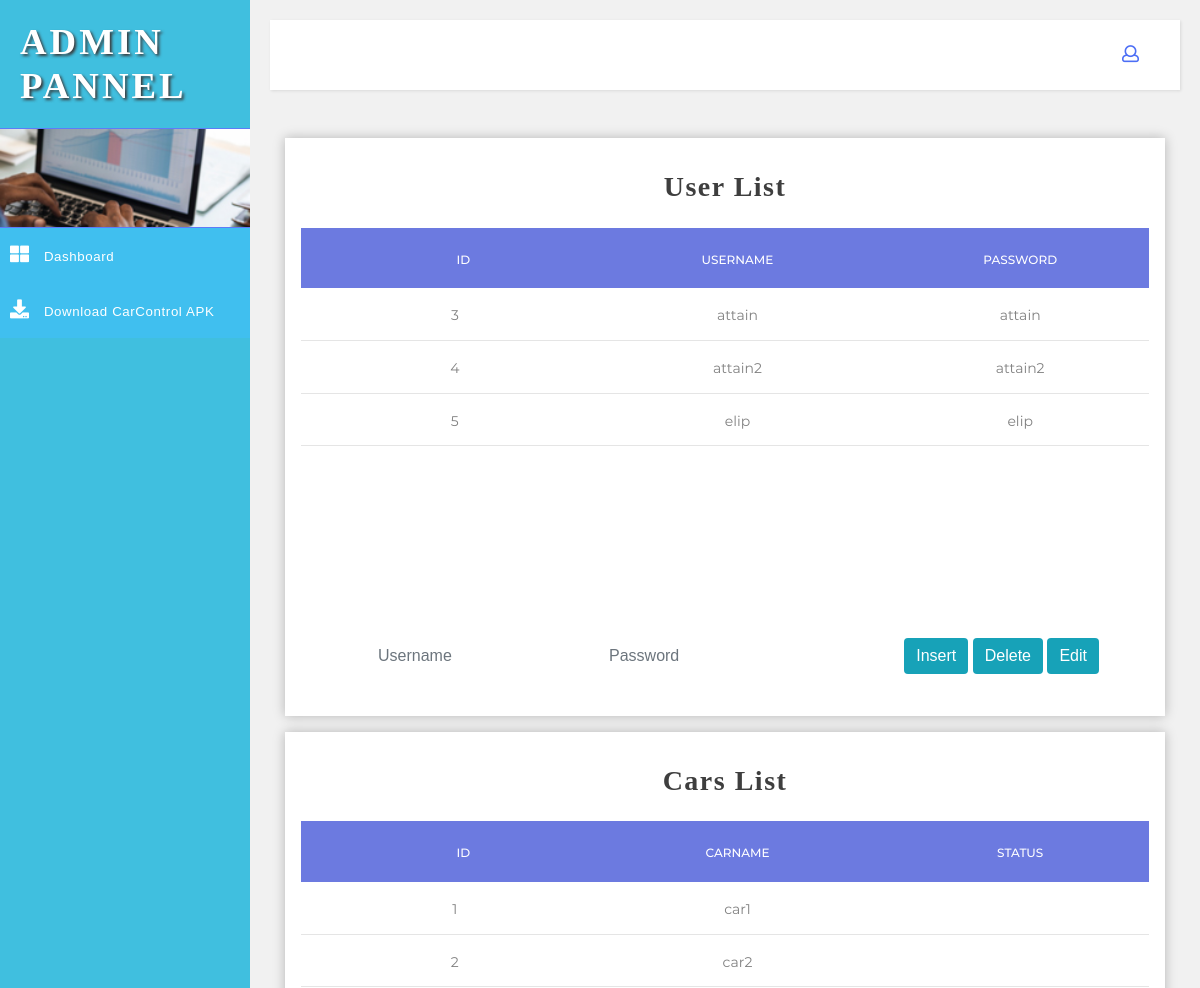
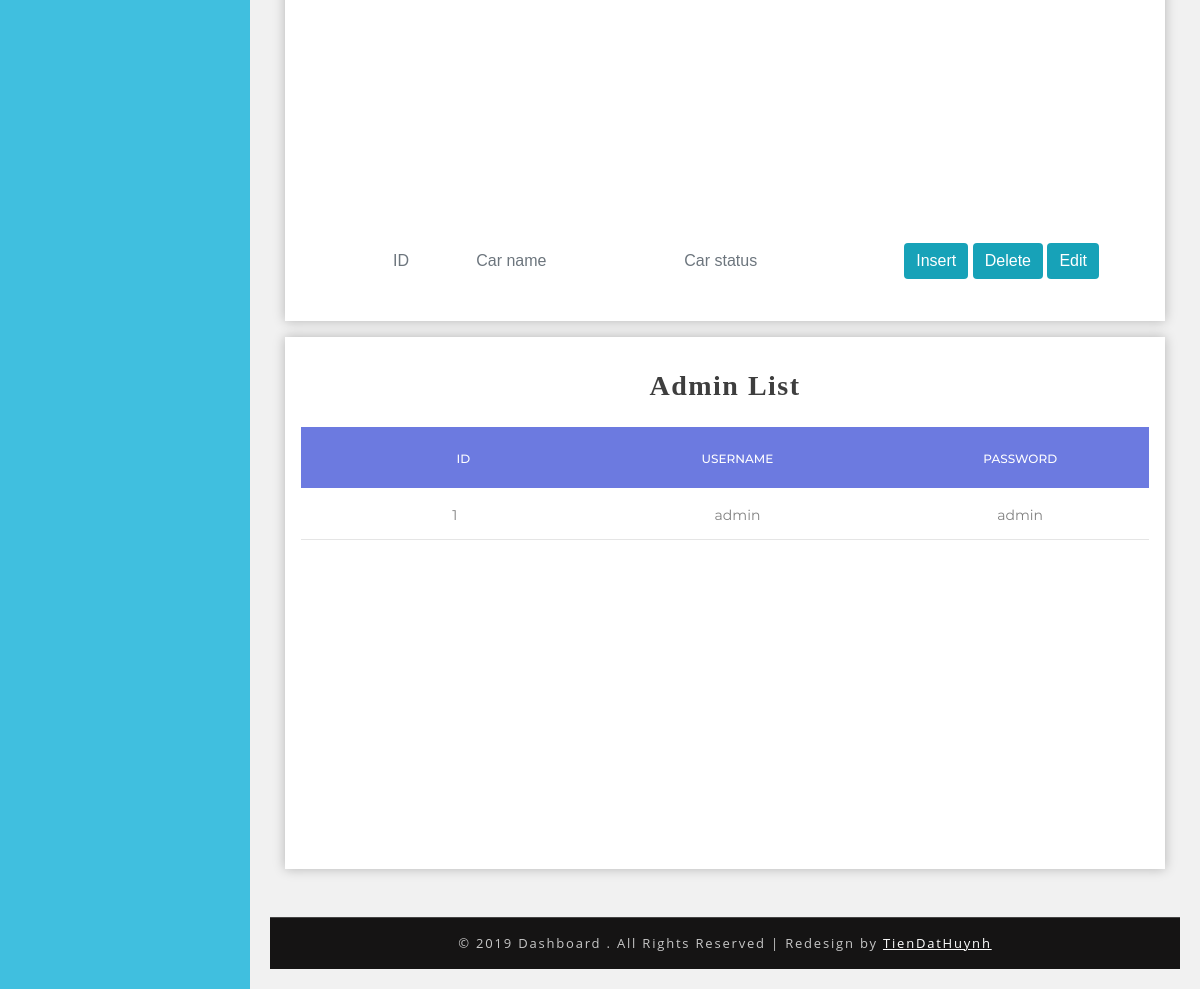
Screenshot of /dieukhienxe/index.php (signed in) with the database file from the repository (2 pictures, top to bottom).
### tables this page shows
CREATE TABLE `users` (
  `id` int(11) NOT NULL AUTO_INCREMENT,
  `user_name` varchar(45) NOT NULL,
  `user_password` varchar(45) NOT NULL,
  PRIMARY KEY (`id`)
);

CREATE TABLE `cars` (
  `id` int(11) NOT NULL AUTO_INCREMENT,
  `name` varchar(45) NOT NULL,
  `isOnline` int(11) NOT NULL,
  PRIMARY KEY (`id`)
);

### dieukhienxe/lib/db_connect.php (called while the page is built, shortened)
<?php
    class DbConnect{
        private $connect;
        public function __construct() {
            $this->connect = mysqli_connect(DB_HOST, DB_USER, DB_PASSWORD, DB_NAME);
        }
        public function getDb() {
            return $this->connect;
        }
    }
?>

### dieukhienxe/index.php (the view, shortened to what this page needs)
<?php
        require "lib/header.php";
        include_once 'lib/db_connect.php';
        function get_Dbtable($table_name)
        {
                $db = new DbConnect();
                $db_table1 = "users";
                $db_table2 = "admin_user";
                if ($table_name == "admin")
                {
                        $query = "SELECT * FROM ".$db_table2;
                        $table_id = "admin";
                }
                else{
                        $query = "SELECT * FROM ".$db_table1;
                        $table_id = "user";
                }
                echo '
                <div class="table100 ver3 m-b-110" id="'.$table_id.'">
                <table data-vertable="ver3">
                        <thead>
                        <tr class="row100 head">
                                <th class="column100 column1">ID</th>
                                <th class="column100 column2">Username</th>
                                <th class="column100 column3">Password</th>
                        </tr>
                        </thead>
                        <tbody>';
                if ($result = mysqli_query($db->getDb(), $query))
                {
                        while ($row = $result->fetch_assoc())
                        {
                                $field1name = $row["id"];
                                $field2name = $row["user_name"];
                                $field3name = $row["user_password"];
                                echo '
                                <tr class="row100">
                                        <td class="column100" id="id1">'.$field1name.'</td>
                                        <td class="column100" id="username1">'.$field2name.'</td>
                                        <td class="column100" id="password1">'.$field3name.'</td>
                                </tr>';
                        }
                }
                echo '
                        </tbody>
                </table>
                </div>';
        }
        function get_Cars() {
                $db = new DbConnect();
                $query = "SELECT * FROM cars";
                echo '
                <div class="table100 ver3 m-b-110" id="car">
                <table data-vertable="ver3">
                        <thead>
                        <tr class="row100 head">
                                <th class="column100 column1">ID</th>
                                <th class="column100 column2">Carname</th>
                                <th class="column100 column3">Status</th>
                        </tr>
                        </thead>
                        <tbody>';
                if ($result = mysqli_query($db->getDb(), $query))
                {
                        while ($row = $result->fetch_assoc())
                        {
                                $field1name = $row["id"];
                                $field2name = $row["name"];
                                $field3name = $row["state"];
                                echo '
                                <tr class="row100">
                                        <td class="column100" id="carid">'.$field1name.'</td>
                                        <td class="column100" id="carname">'.$field2name.'</td>
                                        <td class="column100" id="carstate">'.$field3name.'</td>
                                </tr>';
                        }
                }
                echo '
                        </tbody>
                </table>
                </div>';
        }
?>
            <div class="container-fluid">
                <div class="outer-w3-agile col-xl mt-3">
                        <h4 class="tittle-w3-agileits mb-4">User List</h4>
                        <?php get_Dbtable("user"); ?>
                        <form action="index.php" method="POST">
                                <div class="container-edit">
                                        <div class="container-edittext">
                                                <ul class="top-icons-agileits-w3layouts float-left container">
                                                        <div class="row">
                                                                <li class="nav-item col-xs-6">
                                                                        <input class="form-control" id="inputUsername1" style="width:auto" name="username1" placeholder="Username" type="text">
                                                                </li>
                                                                <li class="nav-item col-xs-6">
                                                                        <input class="form-control" id="inputPassword1" style="width:auto" name="password1" placeholder="Password" type="text">
                                                                </li>
                                                        </div>
                                                </ul>
                                        </div>
                                        <div class="container-button">
                                                        <ul class="top-icons-agileits-w3layouts float-right">
                                                        <li class="nav-item">
                                                                <input type="submit" class="btn btn-info" name="insert1" value="Insert">
                                                        </li>
                                                        <li class="nav-item">
                                                                <input type="submit" class="btn btn-info" name="delete1" value="Delete">
                                                        </li>
                                                        <li class="nav-item">
                                                                <input type="submit" class="btn btn-info" name="edit1" value="Edit">
                                                        </li>
                                                </ul>
                                        </div>
                                </div>
                        </form>
                </div>
                <div class="outer-w3-agile col-xl mt-3">
                        <h4 class="tittle-w3-agileits mb-4">Cars List</h4>
                        <?php get_Cars(); ?>
                        <form action="index.php" method="POST">
                                <div class="container-edit">
                                        <div class="container-edittext">
                                                <ul class="top-icons-agileits-w3layouts float-left container">
                                                        <div class="row">
                                                                <li class="nav-item col-sm-2">
                                                                        <input class="form-control" id="inputcarid" style="background-color:white !important;" name="carid" placeholder="ID" type="text" readonly>
                                                                </li>
                                                                <li class="nav-item col-sm-5">
                                                                        <input class="form-control" id="inputcarname" name="carname" placeholder="Car name" type="text">
                                                                </li>
                                                                <li class="nav-item col-sm-5">
                                                                        <input class="form-control" id="inputcarstate" name="carstate" placeholder="Car status" type="text">
                                                                </li>
                                                        </div>
                                                </ul>
                                        </div>
                                        <div class="container-button">
                                                        <ul class="top-icons-agileits-w3layouts float-right">
                                                        <li class="nav-item">
                                                                <input type="submit" class="btn btn-info" name="carinsert" value="Insert">
                                                        </li>
                                                        <li class="nav-item">
                                                                <input type="submit" class="btn btn-info" name="cardelete" value="Delete">
                                                        </li>
                                                        <li class="nav-item">
                                                                <input type="submit" class="btn btn-info" name="caredit" value="Edit">
                                                        </li>
                                                </ul>
                                        </div>
                                </div>
                        </form>
                </div>
                <div class="outer-w3-agile col-xl mt-3">
                        <h4 class="tittle-w3-agileits mb-4">Admin List</h4>
                        <?php get_Dbtable("admin"); ?>
                </div>
            </div>
<?php require "lib/footer.php"; ?>

### rows the page displays
users: id "3", user_name "attain", user_password "attain"
users: id "4", user_name "attain2", user_password "attain2"
users: id "5", user_name "elip", user_password "elip"
cars: id "1", name "car1"
cars: id "2", name "car2"

### other values shown
$field1name "1"
$field2name "admin"
$field3name "admin"
